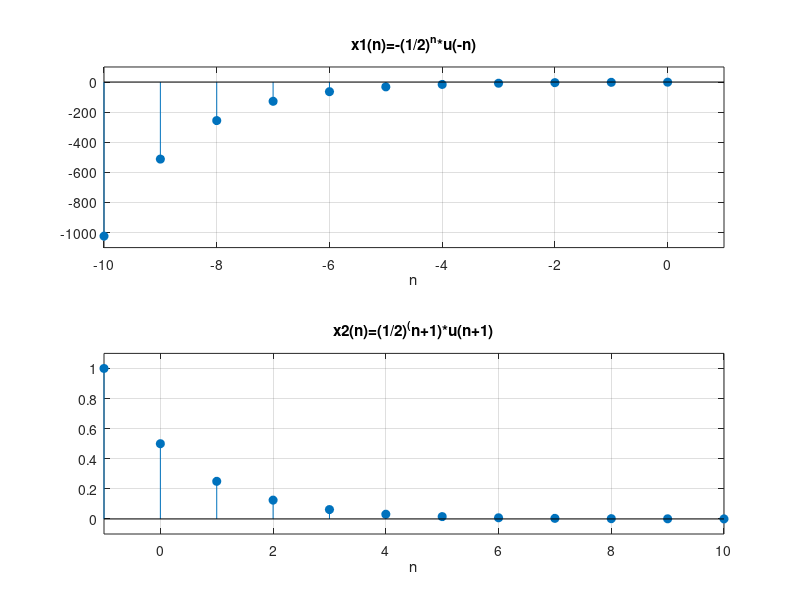

Write MATLAB code to recreate this figure.
n1=-10:0;
a1=0.5;
x1=-(a1.^n1);
subplot(211)
stem(n1,x1,'fill'),grid on
xlabel('n'),title('x1(n)=-(1/2)^n*u(-n)')
axis([-10,1,-1100,100])
n2=-1:10;
a2=0.5;
x2=a2.^(n2+1);
subplot(212)
stem(n2,x2,'fill'),grid on
xlabel('n'),title('x2(n)=(1/2)^(n+1)*u(n+1)')
axis([-1,10,-0.1,1.1])
